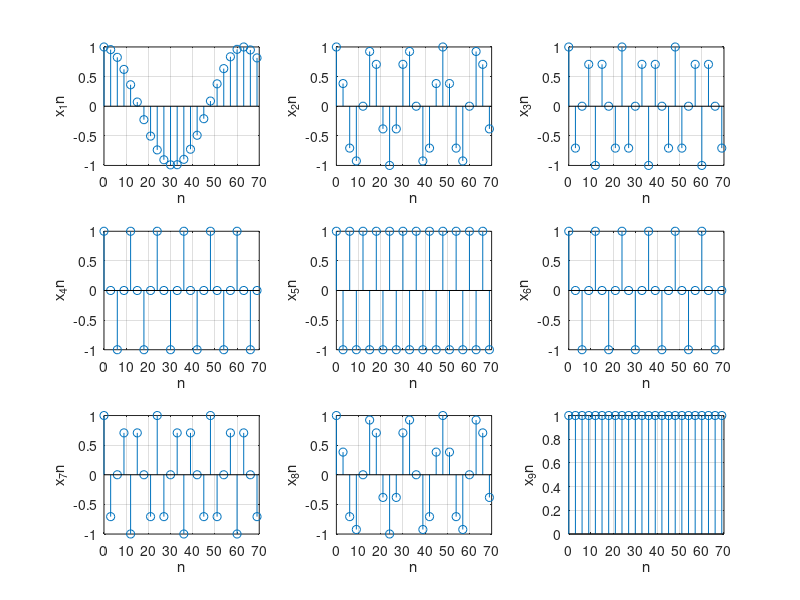

Reproduce this figure in MATLAB.
## Copyright (C) 2020 irfan
## Author: irfan <irfan@mbp>
## Created: 2020-04-26

% sampling frequency 
Ts = 3;

% n = KTs
n = (0:Ts:70)';

% generate plot for part 1
x1n = cos(n*0.1);

subplot(3,3,1);
stem(n,x1n);
grid on;
xlabel('n');
ylabel('x_1n');


% generate plot for part 2
x2n = cos(n*pi/8);

subplot(3,3,2);
stem(n,x2n);
grid on;
xlabel('n');
ylabel('x_2n');

% generate plot for part 3
x3n = cos(n*pi/4);

subplot(3,3,3);
stem(n,x3n);
grid on;
xlabel('n');
ylabel('x_3n');

% generate plot for part 4
x4n = cos(n*pi/2);

subplot(3,3,4);
stem(n,x4n);
grid on;
xlabel('n');
ylabel('x_4n');


% generate plot for part 5
x5n = cos(n*pi);

subplot(3,3,5);
stem(n,x5n);
grid on;
xlabel('n');
ylabel('x_5n');

% generate plot for part 6
x6n = cos(n*pi*3/2);

subplot(3,3,6);
stem(n,x6n);
grid on;
xlabel('n');
ylabel('x_6n');

% generate plot for part 7
x7n = cos(n*pi*7/4);

subplot(3,3,7);
stem(n,x7n);
grid on;
xlabel('n');
ylabel('x_7n');


% generate plot for part 8
x8n = cos(n*pi*15/8);

subplot(3,3,8);
stem(n,x8n);
grid on;
xlabel('n');
ylabel('x_8n');


% generate plot for part 9
x9n = cos(n*pi*2);

subplot(3,3,9);
stem(n,x9n);
grid on;
xlabel('n');
ylabel('x_9n');
